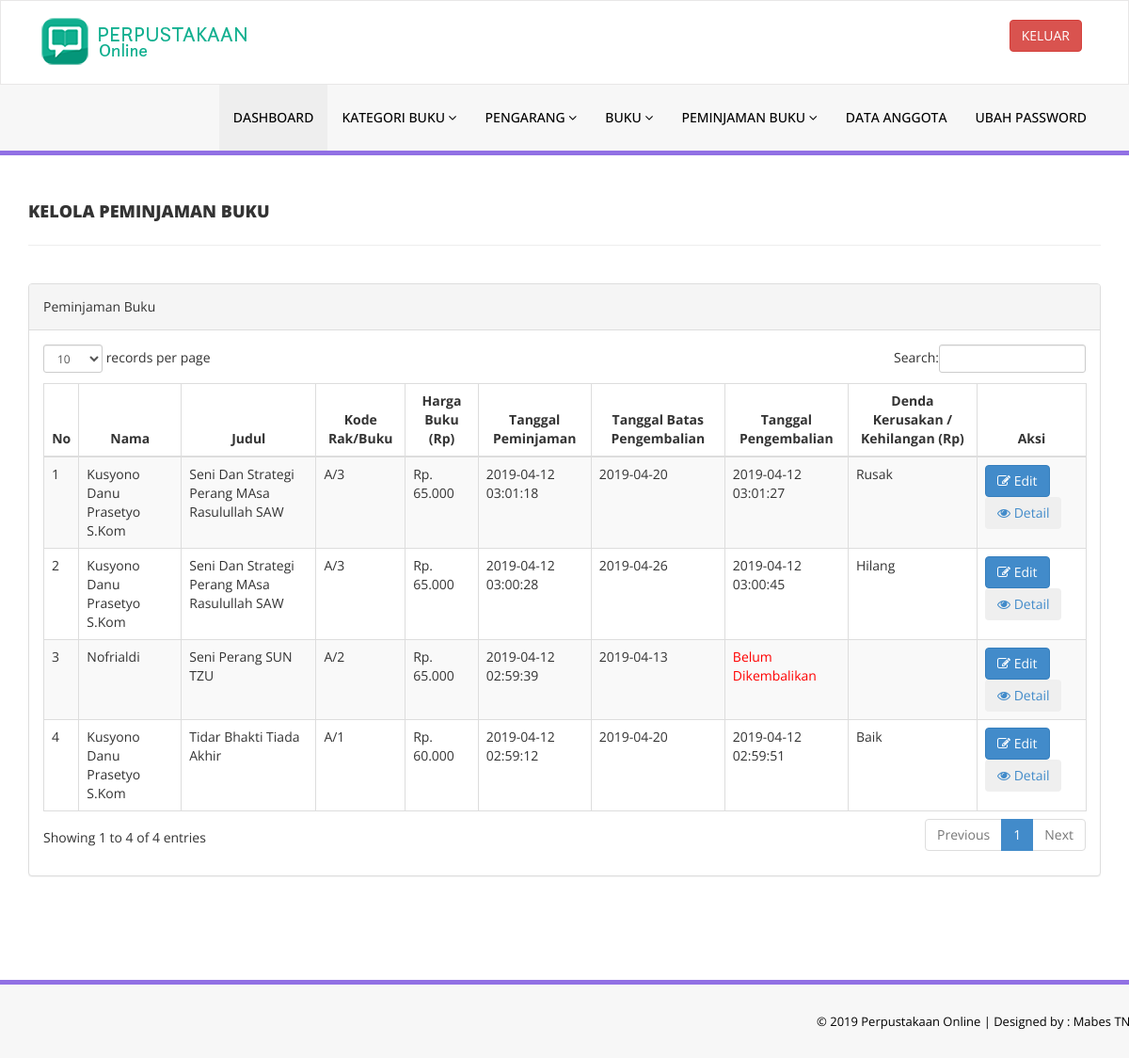
The app's page /admin/manage-issued-books.php (signed in) with its own data.
### tables this page shows
CREATE TABLE `tblissuedbookdetails` (
  `id` int(11) NOT NULL,
  `BookId` int(11) DEFAULT NULL,
  `StudentID` varchar(150) DEFAULT NULL,
  `IssuesDate` timestamp NULL DEFAULT CURRENT_TIMESTAMP,
  `ReturnDate` timestamp NULL DEFAULT NULL ON UPDATE CURRENT_TIMESTAMP,
  `RetrunStatus` int(1) DEFAULT NULL,
  `fine` varchar(11) DEFAULT NULL,
  `Batas` date DEFAULT NULL
);

CREATE TABLE `tblstudents` (
  `id` int(11) NOT NULL,
  `StudentId` varchar(100) DEFAULT NULL,
  `FullName` varchar(120) DEFAULT NULL,
  `EmailId` varchar(120) DEFAULT NULL,
  `MobileNumber` char(11) DEFAULT NULL,
  `Password` varchar(120) DEFAULT NULL,
  `Status` int(1) DEFAULT NULL,
  `RegDate` timestamp NULL DEFAULT CURRENT_TIMESTAMP,
  `UpdationDate` timestamp NULL DEFAULT NULL ON UPDATE CURRENT_TIMESTAMP,
  `Pangkat` varchar(255) DEFAULT NULL,
  `NRP` varchar(255) DEFAULT NULL,
  `Jabatan` varchar(255) DEFAULT NULL,
  `Satuan` varchar(255) DEFAULT NULL
);

CREATE TABLE `tblbooks` (
  `id` int(11) NOT NULL,
  `BookName` varchar(255) DEFAULT NULL,
  `CatId` int(11) DEFAULT NULL,
  `AuthorId` int(11) DEFAULT NULL,
  `ISBNNumber` varchar(11) DEFAULT NULL,
  `BookPrice` int(11) DEFAULT NULL,
  `RegDate` timestamp NULL DEFAULT CURRENT_TIMESTAMP,
  `UpdationDate` timestamp NULL DEFAULT NULL ON UPDATE CURRENT_TIMESTAMP,
  `Gambar` varchar(255) DEFAULT NULL
);

### admin/manage-issued-books.php (the view, shortened to what this page needs)
<?php
include('includes/config.php');
if(strlen($_SESSION['alogin'])==0)
    {
header('location:index.php');
}
else{
    ?>
<!DOCTYPE html>
<html xmlns="http://www.w3.org/1999/xhtml">
<head>
    <link href="assets/css/bootstrap.css" rel="stylesheet" />
    <link href="assets/css/font-awesome.css" rel="stylesheet" />
    <link href="assets/js/dataTables/dataTables.bootstrap.css" rel="stylesheet" />
    <link href="assets/css/style.css" rel="stylesheet" />
</head>
<body>
<?php include('includes/header.php');?>
    <div class="content-wrapper">
         <div class="container">
        <div class="row pad-botm">
            <div class="col-md-12">
                <h4 class="header-line">Kelola Peminjaman Buku</h4>
    </div>
     <div class="row">
</div>
        </div>
            <div class="row">
                <div class="col-md-12">
                    <div class="panel panel-default">
                        <div class="panel-heading">
                          Peminjaman Buku
                        </div>
                        <div class="panel-body">
                            <div class="table-responsive">
                                <table class="table table-striped table-bordered table-hover" id="dataTables-example">
                                    <thead>
                                        <tr>
                                            <th style="text-align: center;">No</th>
                                            <th style="text-align: center;">Nama</th>
                                            <th style="text-align: center;">Judul</th>
                                            <th style="text-align: center;">Kode Rak/Buku </th>
                                            <th style="text-align: center;">Harga Buku (Rp)</th>
                                            <th style="text-align: center;">Tanggal Peminjaman</th>
                                            <th style="text-align: center;">Tanggal Batas Pengembalian</th>
                                            <th style="text-align: center;">Tanggal Pengembalian</th>
                                            <th style="text-align: center;">Denda Kerusakan / Kehilangan (Rp)</th>
                                            <th style="text-align: center;">Aksi</th>
                                        </tr>
                                    </thead>
                                    <tbody>
<?php $sql = "SELECT tblstudents.FullName,tblbooks.BookName,tblbooks.BookPrice,tblbooks.ISBNNumber,tblissuedbookdetails.IssuesDate,tblissuedbookdetails.ReturnDate,tblissuedbookdetails.Batas,tblissuedbookdetails.fine,tblissuedbookdetails.id as rid from  tblissuedbookdetails join tblstudents on tblstudents.StudentId=tblissuedbookdetails.StudentId join tblbooks on tblbooks.id=tblissuedbookdetails.BookId order by tblissuedbookdetails.id desc";
$query = $dbh -> prepare($sql);
$query->execute();
$results=$query->fetchAll(PDO::FETCH_OBJ);
$cnt=1;
if($query->rowCount() > 0)
{
foreach($results as $result)
{               ?>
                                        <tr class="odd gradeX">
                                            <td class="center"><?php echo htmlentities($cnt);?></td>
                                            <td class="center"><?php echo htmlentities($result->FullName);?></td>
                                            <td class="center"><?php echo htmlentities($result->BookName);?></td>
                                            <td class="center"><?php echo htmlentities($result->ISBNNumber);?></td>
                                            <td class="center">Rp. <?php echo number_format($result->BookPrice, 0, ".", ".");?></td>
                                            <td class="center"><?php echo htmlentities($result->IssuesDate);?></td>
                                            <td class="center"><?php echo htmlentities($result->Batas);?></td>
                                            <td class="center"><?php if($result->ReturnDate=="")
                                            {
                                                 echo "<span style='color:red'>";
                                                echo htmlentities("Belum Dikembalikan");
                                            } else {
                                            echo htmlentities($result->ReturnDate);
}
                                            ?></td>
                                            <td class="center"><?php echo htmlentities($result->fine);?></td>
                                            <td class="center">
                                            <a href="update-issue-bookdeails.php?rid=<?php echo htmlentities($result->rid);?>"><button class="btn btn-primary"><i class="fa fa-edit "></i> Edit</button>
                                                <a href="detail-issue-bookdeails.php?rid=<?php echo htmlentities($result->rid);?>"><button class="btn btn-Danger"><i class="fa fa-eye"></i> Detail</button>
                                            </td>
                                        </tr>
 <?php $cnt=$cnt+1;}} ?>
                                    </tbody>
                                </table>
                            </div>
                        </div>
                    </div>
                </div>
            </div>
    </div>
    </div>
  <?php include('includes/footer.php');?>
</body>
</html>
<?php } ?>

### admin/assets/css/style.css (style rules this page uses)
.content-wrapper { margin-top: 40px; min-height:800px; padding-bottom:90px; }
.header-line { font-weight:900; padding-bottom:25px; border-bottom:1px solid #eeeeee; text-transform:uppercase; }
.pad-botm { padding-bottom:30px; }

### records on screen
tblissuedbookdetails: tblstudents.FullName "Kusyono Danu Prasetyo S.Kom", BookId.BookName "Seni Dan Strategi Perang MAsa Rasulullah SAW", BookId.ISBNNumber "A/3", BookId.BookPrice "65.000", IssuesDate "2019-04-12 03:01:18", Batas "2019-04-20", ReturnDate "2019-04-12 03:01:27", fine "Rusak"
tblissuedbookdetails: tblstudents.FullName "Kusyono Danu Prasetyo S.Kom", BookId.BookName "Seni Dan Strategi Perang MAsa Rasulullah SAW", BookId.ISBNNumber "A/3", BookId.BookPrice "65.000", IssuesDate "2019-04-12 03:00:28", Batas "2019-04-26", ReturnDate "2019-04-12 03:00:45", fine "Hilang"
tblissuedbookdetails: tblstudents.FullName "Nofrialdi", BookId.BookName "Seni Perang SUN TZU", BookId.ISBNNumber "A/2", BookId.BookPrice "65.000", IssuesDate "2019-04-12 02:59:39", Batas "2019-04-13"
tblissuedbookdetails: tblstudents.FullName "Kusyono Danu Prasetyo S.Kom", BookId.BookName "Tidar Bhakti Tiada Akhir", BookId.ISBNNumber "A/1", BookId.BookPrice "60.000", IssuesDate "2019-04-12 02:59:12", Batas "2019-04-20", ReturnDate "2019-04-12 02:59:51", fine "Baik"
